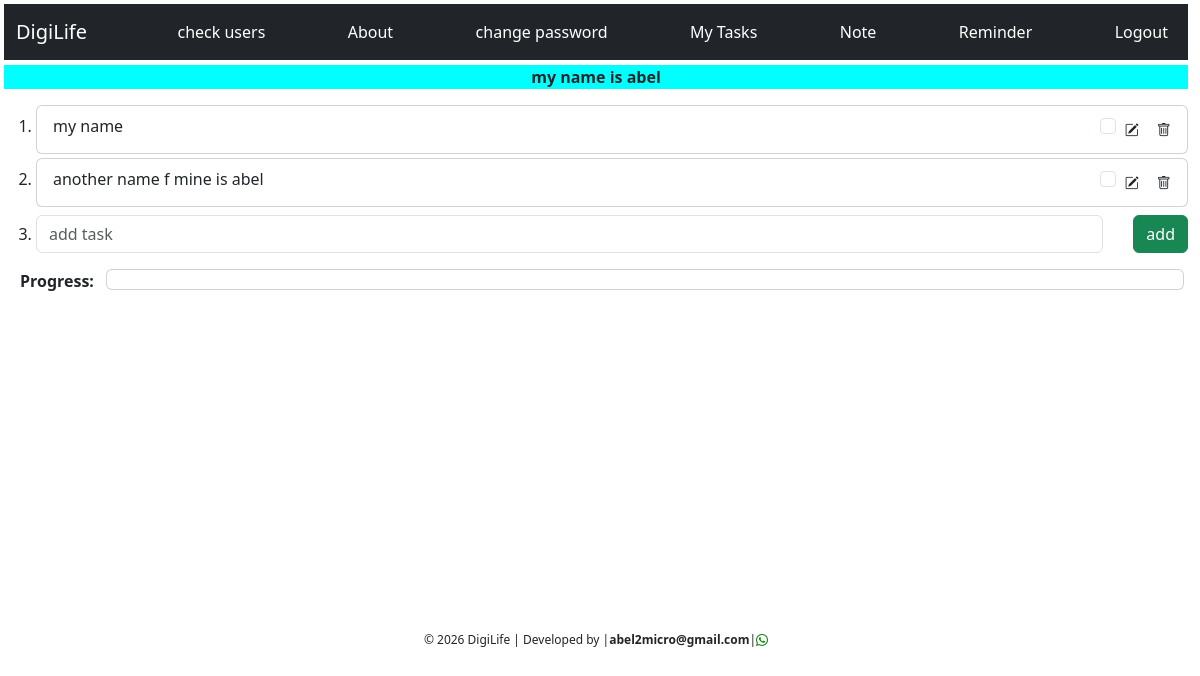
The app's page /note/1 (signed in), older data.
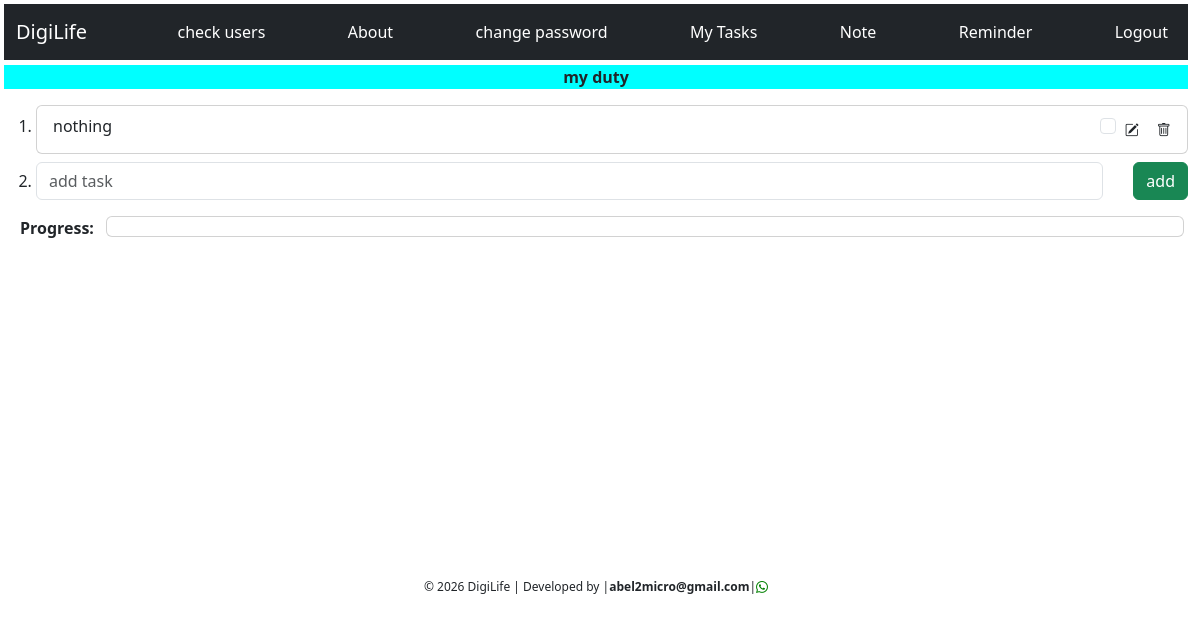
The same page, newer data.
### models.py (models this page shows)
class Task(db.Model):
    id = db.Column(db.Integer, primary_key=True)
    task_name = db.Column(db.String(300), nullable=False)
    task_date = db.Column(db.DateTime, default=datetime.now)
    user_id = db.Column(db.ForeignKey('user.id')) #means this table refers to another another table(User)
    percentage_done=db.Column(db.Integer, default=0)
    note = db.relationship('Note', backref='note') #means the table is referenced somewhere(Note)

class Note(db.Model):
    id = db.Column(db.Integer, primary_key=True)
    content = db.Column(db.String(300), nullable=False)
    note_date = db.Column(db.DateTime, default=datetime.now)
    status = db.Column(db.Boolean(), default=False)
    task_id = db.Column(db.ForeignKey('task.id'))

### app.py (the view, shortened to what this page needs)
@app.route('/note/<int:task_id>', methods=['GET', 'POST'])
@login_required
def note(task_id):
    task = Task.query.get_or_404(task_id)
    percentage(task_id=task_id)
    note = Note.query.filter_by(task_id=task_id).all()
    return render_template('note.html', note=note, task=task)

### app.py (called while the page is built)
@login_manager.user_loader
def load_user(user_id):
    return User.query.get(int(user_id))

def percentage(task_id):
    all_items = Note.query.filter_by(task_id=task_id).all()
    completed = Note.query.filter_by(task_id=task_id, status=True).all()
    available_task = len(all_items)
    comeplete_task = len(completed)
    if comeplete_task>0:
        percentage_done = int((comeplete_task/available_task)*100)
    else:
        percentage_done = 0
    task = Task.query.get_or_404(task_id)
    task.percentage_done=percentage_done
    db.session.add(task)
    db.session.commit()

### templates/note.html (shortened to what this page needs)
{%extends 'base.html'%}
{%block content%}
<p style="text-align: center; margin-top: 5px; font-weight: bold; background-color: aqua;">{{task.task_name}}</p>
    <ol>
        {%for i in note%}
        <li>
            <div class="card mt-1">
                <div class="card-body py-2">
                    <div class="row">
                        <div class="col-9 col-md-11">
                            {{i.content}}
                        </div>
                        <div class="col-3 col-md-1 d-flex " >
                            <form action="/update/{{i.id}}", method="POST">
                                <input class="form-check-input big-checkbox" type="checkbox" name="completed" onchange="this.form.submit()"
                                >
                            </form>
                            <a class="btn btn-sm" href="{{url_for('edit', id=i.id)}}"><i class="bi bi-pencil-square"></i></a>
                            <a class="btn btn-sm "  href="{{url_for('delete', id=i.id)}}"><i class="bi bi-trash"></i></a>
                        </div>
                    </div>
                </div>
            </div>
        </li>
        {%endfor%}
        <li>
            <form class="d-flex mt-2" method="POST">
                <input class="form-control" type="text" name="content" placeholder="add task">
                <button class="btn btn-success">add</button>
            </form>
        </li>
    </ol>
    <div class="row px-3  ">
        <div class="col-3 col-md-1">
            <p style=" font-weight: bold; ">Progress: </p>
        </div>
        <div class="card col-9 px-0 col-md-11" style="height: 21px;   display: inline-block;">
        </div>
    </div>
{%endblock%}

### templates/base.html (shortened to what this page needs)
<!DOCTYPE html>
<html lang="en">
<head>
    <link href="https://cdn.jsdelivr.net/npm/bootstrap@5.3.2/dist/css/bootstrap.min.css" rel="stylesheet">
    <link rel="stylesheet" href="https://cdn.jsdelivr.net/npm/bootstrap-icons@1.11.3/font/bootstrap-icons.css">
    <link rel="stylesheet" href="{{url_for('static', filename='home.css')}}">
</head>
<body class="me-2 p-1">
<nav class="navbar navbar-expand-lg navbar-dark bg-dark">
    <div class="container-fluid">
        <a class="navbar-brand" href="#">DigiLife</a>
        <div class="collapse navbar-collapse navbar-nav" id="navbarNav">
            {%if current_user.email=='abel2micro@gmail.com'%}
            <a class="ms-auto nav-link text-white" href="{{url_for('check_users')}}">check users</a>
            {%endif%}
            <a class="ms-auto nav-link text-white" href="{{url_for('about')}}">About</a>
            {%if current_user.is_authenticated%}
            <a class="ms-auto nav-link text-white" href="{{url_for('change_password')}}">change password</a>
            <a class="ms-auto nav-link text-white" href="{{url_for('home')}}">My Tasks</a>
            <a class="ms-auto nav-link text-white" href="{{url_for('jotter')}}">Note</a>
            <a class="ms-auto nav-link text-white" href="{{url_for('reminder')}}">Reminder</a>
            <a class="ms-auto nav-link text-white" href="{{url_for('logout')}}">Logout</a>
            {%endif%}
        </div>
    </div>
</nav>
    {%block content%}
    {%endblock%}
   <small class="d-flex align-items-end" style="height:340px; justify-content: center; font-size: 12px;">
        © 2026 DigiLife |
        Developed by | <strong>abel2micro@gmail.com</strong> |
                <a href="https://wa.me/09025593922" target="_blank" style="color: green;">
           <i class="bi bi-whatsapp"></i>
        </a>
    </small>
</body>
</html>

### static/home.css (style rules this page uses)
button { border-color: rgb(12, 228, 12); background-color: white; border-style: solid; border-radius: 4px; margin-left: 30px; }

Row changes from the older to the newer data that the page shows:
removed Note: content "my name"
removed Note: content "another name f mine is abel"
changed Task: task_name "my name is abel" → "my duty"
added Note: content "nothing"
